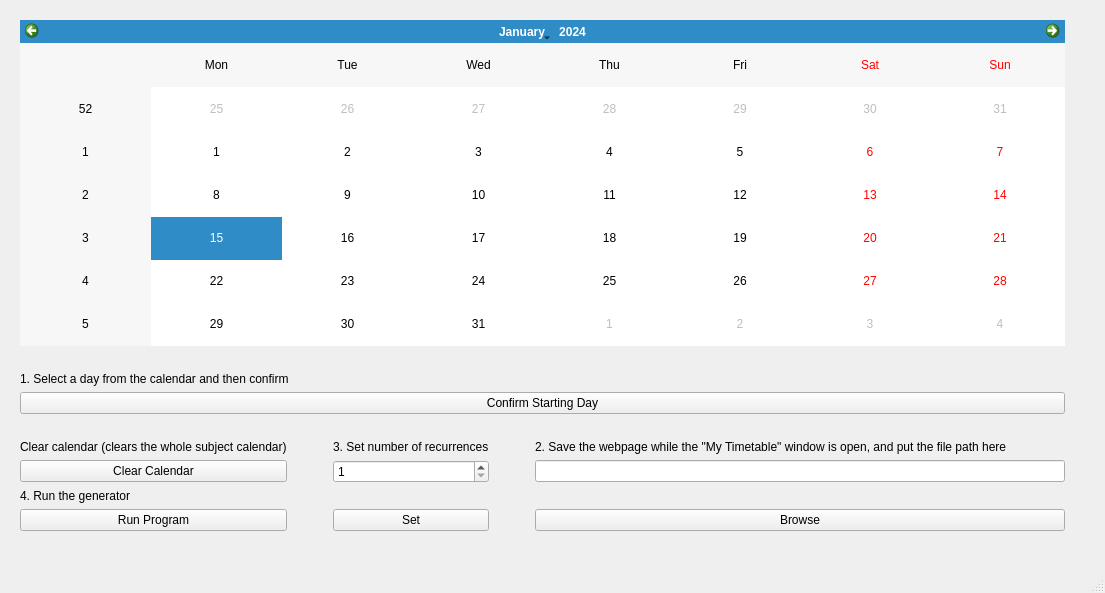
<?xml version="1.0" encoding="UTF-8"?>
<ui version="4.0">
 <class>MainWindow</class>
 <widget class="QMainWindow" name="MainWindow">
  <property name="geometry">
   <rect>
    <x>0</x>
    <y>0</y>
    <width>1105</width>
    <height>593</height>
   </rect>
  </property>
  <property name="windowTitle">
   <string>MainWindow</string>
  </property>
  <widget class="QWidget" name="centralwidget">
   <property name="autoFillBackground">
    <bool>false</bool>
   </property>
   <widget class="QWidget" name="verticalLayoutWidget_2">
    <property name="geometry">
     <rect>
      <x>20</x>
      <y>20</y>
      <width>1045</width>
      <height>511</height>
     </rect>
    </property>
    <layout class="QVBoxLayout" name="verticalLayout_2">
     <item>
      <layout class="QHBoxLayout" name="horizontalLayout">
       <item>
        <widget class="QCalendarWidget" name="calendarWidget">
         <property name="autoFillBackground">
          <bool>true</bool>
         </property>
         <property name="gridVisible">
          <bool>false</bool>
         </property>
        </widget>
       </item>
      </layout>
     </item>
     <item>
      <spacer name="horizontalSpacer_2">
       <property name="orientation">
        <enum>Qt::Horizontal</enum>
       </property>
       <property name="sizeHint" stdset="0">
        <size>
         <width>40</width>
         <height>20</height>
        </size>
       </property>
      </spacer>
     </item>
     <item>
      <widget class="QLabel" name="label">
       <property name="text">
        <string>1. Select a day from the calendar and then confirm</string>
       </property>
      </widget>
     </item>
     <item>
      <widget class="QPushButton" name="pushButton">
       <property name="text">
        <string>Confirm Starting Day</string>
       </property>
      </widget>
     </item>
     <item>
      <spacer name="horizontalSpacer">
       <property name="orientation">
        <enum>Qt::Horizontal</enum>
       </property>
       <property name="sizeHint" stdset="0">
        <size>
         <width>40</width>
         <height>20</height>
        </size>
       </property>
      </spacer>
     </item>
     <item>
      <layout class="QGridLayout" name="gridLayout">
       <item row="4" column="4">
        <layout class="QVBoxLayout" name="verticalLayout">
         <property name="spacing">
          <number>6</number>
         </property>
        </layout>
       </item>
       <item row="3" column="6">
        <widget class="QLineEdit" name="lineEdit"/>
       </item>
       <item row="6" column="6">
        <widget class="QPushButton" name="Browse">
         <property name="text">
          <string>Browse</string>
         </property>
        </widget>
       </item>
       <item row="3" column="3">
        <spacer name="horizontalSpacer_3">
         <property name="orientation">
          <enum>Qt::Horizontal</enum>
         </property>
         <property name="sizeType">
          <enum>QSizePolicy::Fixed</enum>
         </property>
         <property name="sizeHint" stdset="0">
          <size>
           <width>40</width>
           <height>20</height>
          </size>
         </property>
        </spacer>
       </item>
       <item row="6" column="3">
        <spacer name="horizontalSpacer_4">
         <property name="orientation">
          <enum>Qt::Horizontal</enum>
         </property>
         <property name="sizeType">
          <enum>QSizePolicy::Fixed</enum>
         </property>
         <property name="sizeHint" stdset="0">
          <size>
           <width>40</width>
           <height>20</height>
          </size>
         </property>
        </spacer>
       </item>
       <item row="6" column="1">
        <widget class="QPushButton" name="pushButton_3">
         <property name="text">
          <string>Run Program</string>
         </property>
        </widget>
       </item>
       <item row="3" column="4">
        <widget class="QSpinBox" name="spinBox">
         <property name="wrapping">
          <bool>false</bool>
         </property>
         <property name="minimum">
          <number>1</number>
         </property>
         <property name="maximum">
          <number>20</number>
         </property>
        </widget>
       </item>
       <item row="3" column="1">
        <widget class="QPushButton" name="pushButton_4">
         <property name="text">
          <string>Clear Calendar</string>
         </property>
        </widget>
       </item>
       <item row="6" column="4">
        <widget class="QPushButton" name="pushButton_2">
         <property name="text">
          <string>Set</string>
         </property>
        </widget>
       </item>
       <item row="3" column="5">
        <spacer name="horizontalSpacer_5">
         <property name="orientation">
          <enum>Qt::Horizontal</enum>
         </property>
         <property name="sizeType">
          <enum>QSizePolicy::Fixed</enum>
         </property>
         <property name="sizeHint" stdset="0">
          <size>
           <width>40</width>
           <height>20</height>
          </size>
         </property>
        </spacer>
       </item>
       <item row="6" column="5">
        <spacer name="horizontalSpacer_6">
         <property name="orientation">
          <enum>Qt::Horizontal</enum>
         </property>
         <property name="sizeType">
          <enum>QSizePolicy::Fixed</enum>
         </property>
         <property name="sizeHint" stdset="0">
          <size>
           <width>40</width>
           <height>20</height>
          </size>
         </property>
        </spacer>
       </item>
       <item row="0" column="6">
        <widget class="QLabel" name="label_2">
         <property name="text">
          <string>2. Save the webpage while the &quot;My Timetable&quot; window is open, and put the file path here</string>
         </property>
        </widget>
       </item>
       <item row="0" column="4">
        <widget class="QLabel" name="label_3">
         <property name="text">
          <string>3. Set number of recurrences</string>
         </property>
        </widget>
       </item>
       <item row="0" column="1">
        <widget class="QLabel" name="label_4">
         <property name="text">
          <string>Clear calendar (clears the whole subject calendar)</string>
         </property>
        </widget>
       </item>
       <item row="5" column="1">
        <widget class="QLabel" name="label_5">
         <property name="text">
          <string>4. Run the generator</string>
         </property>
        </widget>
       </item>
      </layout>
     </item>
    </layout>
   </widget>
  </widget>
  <widget class="QMenuBar" name="menubar">
   <property name="geometry">
    <rect>
     <x>0</x>
     <y>0</y>
     <width>1105</width>
     <height>21</height>
    </rect>
   </property>
  </widget>
  <widget class="QStatusBar" name="statusbar"/>
 </widget>
 <tabstops>
  <tabstop>pushButton</tabstop>
  <tabstop>pushButton_4</tabstop>
  <tabstop>pushButton_3</tabstop>
  <tabstop>spinBox</tabstop>
  <tabstop>pushButton_2</tabstop>
  <tabstop>lineEdit</tabstop>
  <tabstop>Browse</tabstop>
  <tabstop>calendarWidget</tabstop>
 </tabstops>
 <resources/>
 <connections/>
</ui>
